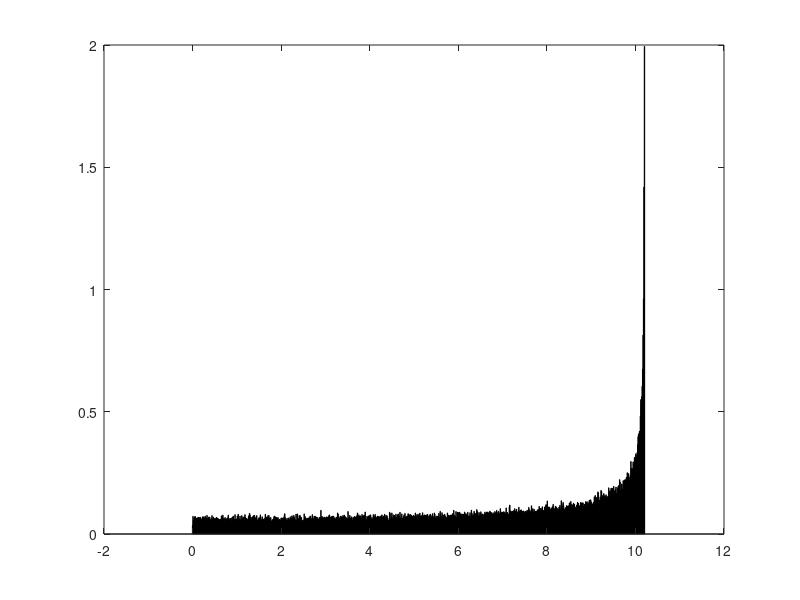

MATLAB code to generate this figure:
% 2017 Spring EE 380
% Project 3
% Aaron Turner
% #011502541
% This function simulates 
% the density function of theta, 
% and the uniform density function of the range determined from theta
% Deterministic Range Formula: R = V^2 / g sin(2[theta]).
% This represents projectile motion, where the initial angle
% for a projectile is between 0 and 90 degrees.
% Initial velocity is 10 meters per second
% -------------------------------------------------
function project3
% the uniform density funciton for the initial angle
% Introduce the program to the user
display('This program will simulate projectile motion');
display('Generating graph...');

% Our limits
lowerBound = 0; % Zero Degrees, aligned with ground
upperBound = pi / 2; % 90 degress pointing upwards

% ------------------------------------------
% The constant acceleration due to gravity
g = 9.8; % meters per second squared
% The initial muzzle velocity is about 10meters per second.
v = 10; % Meters per second

% -----------------------------------------
% Number of random numbers between the lower and upper bounds
N = 1e5;
% The random numbers over the support
% Uncomment this d = line, and comment the other d = line to get the
% initial angle
% d = (lowerBound - upperBound) * rand(1, N) + upperBound;
theta = (lowerBound - upperBound) * rand(1, N) + upperBound;
% plug for R of theta into d.
d = 2 * ((v^2)/g) * sin(theta) .* cos(theta);
% The partition between upper and lower bounds
partition = 1e3;
% ------------------------------------------

% Find our partitions and R.V
delta = (max(d) - min(d)) / partition;
r = min(d):delta:max(d);

% The first index is the number of repititions at the location
[i, h] = hist(d,r);
probabilityDensityFunction = i / N / delta;

% Display the results
bar(h, probabilityDensityFunction);


end

